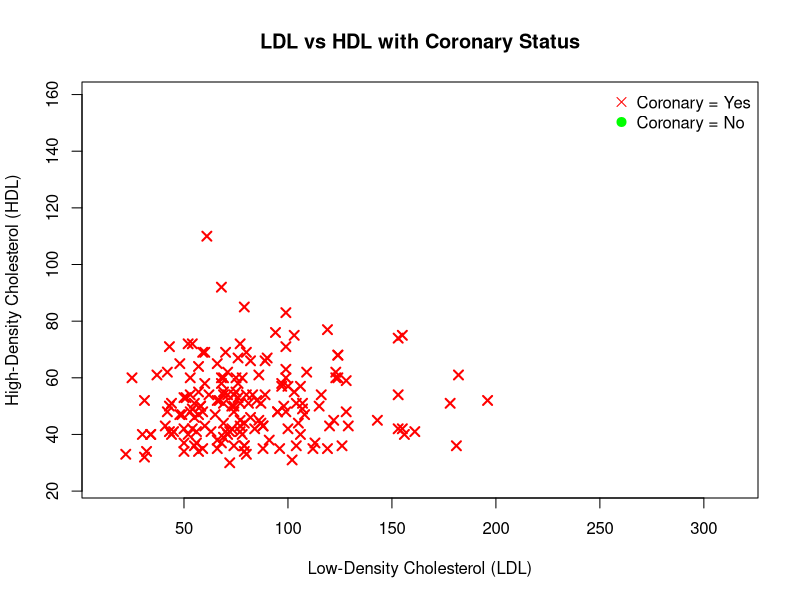
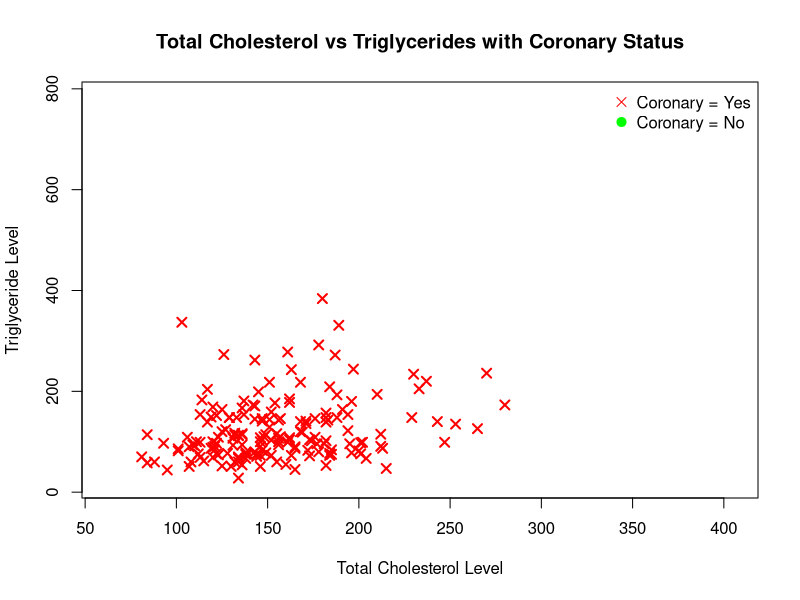

The R script that drew these images, in order:
data = read.csv("cleaned_data.csv")
head(data)

# ------------- scatter plot with categorical point marker 1 -------------
# Extract variables
x <- data$low_density_level    # LDL
y <- data$high_density_level         # HDL
cor <- data$coronary               # 1 = Yes, 2 = No

# Empty plot first
plot(
  x, y,
  type = "n",
  xlab = "Low-Density Cholesterol (LDL)",
  ylab = "High-Density Cholesterol (HDL)",
  main = "LDL vs HDL with Coronary Status"
)

# Add green circles for No coronary disease (2)
points(
  x[cor == 2],
  y[cor == 2],
  col = "green",
  pch = 19
)

# Add red crosses for Yes coronary disease (1)
points(
  x[cor == 1],
  y[cor == 1],
  col = "red",
  pch = 4,
  cex = 1.2,
  lwd = 2
)

legend(
  "topright",
  legend = c("Coronary = Yes", "Coronary = No"),
  col = c("red", "green"),
  pch = c(4, 19),
  pt.cex = 1.2,
  bty = "n"
)

# ------------- scatter plot with categorical point marker 2 -------------

# Extract variables
x <- data$total_cholesterol_level     # Total cholesterol
y <- data$triglyceride                # Triglycerides
cor <- data$coronary                  # 1 = Yes, 2 = No

# Empty plot first
plot(
  x, y,
  type = "n",
  xlab = "Total Cholesterol Level",
  ylab = "Triglyceride Level",
  main = "Total Cholesterol vs Triglycerides with Coronary Status"
)

# Add green circles for No coronary disease (2)
points(
  x[cor == 2],
  y[cor == 2],
  col = "green",
  pch = 19
)

# Add red crosses for Yes coronary disease (1)
points(
  x[cor == 1],
  y[cor == 1],
  col = "red",
  pch = 4,
  cex = 1.2,
  lwd = 2
)

# Legend
legend(
  "topright",
  legend = c("Coronary = Yes", "Coronary = No"),
  col = c("red", "green"),
  pch = c(4, 19),
  pt.cex = 1.2,
  bty = "n"
)
